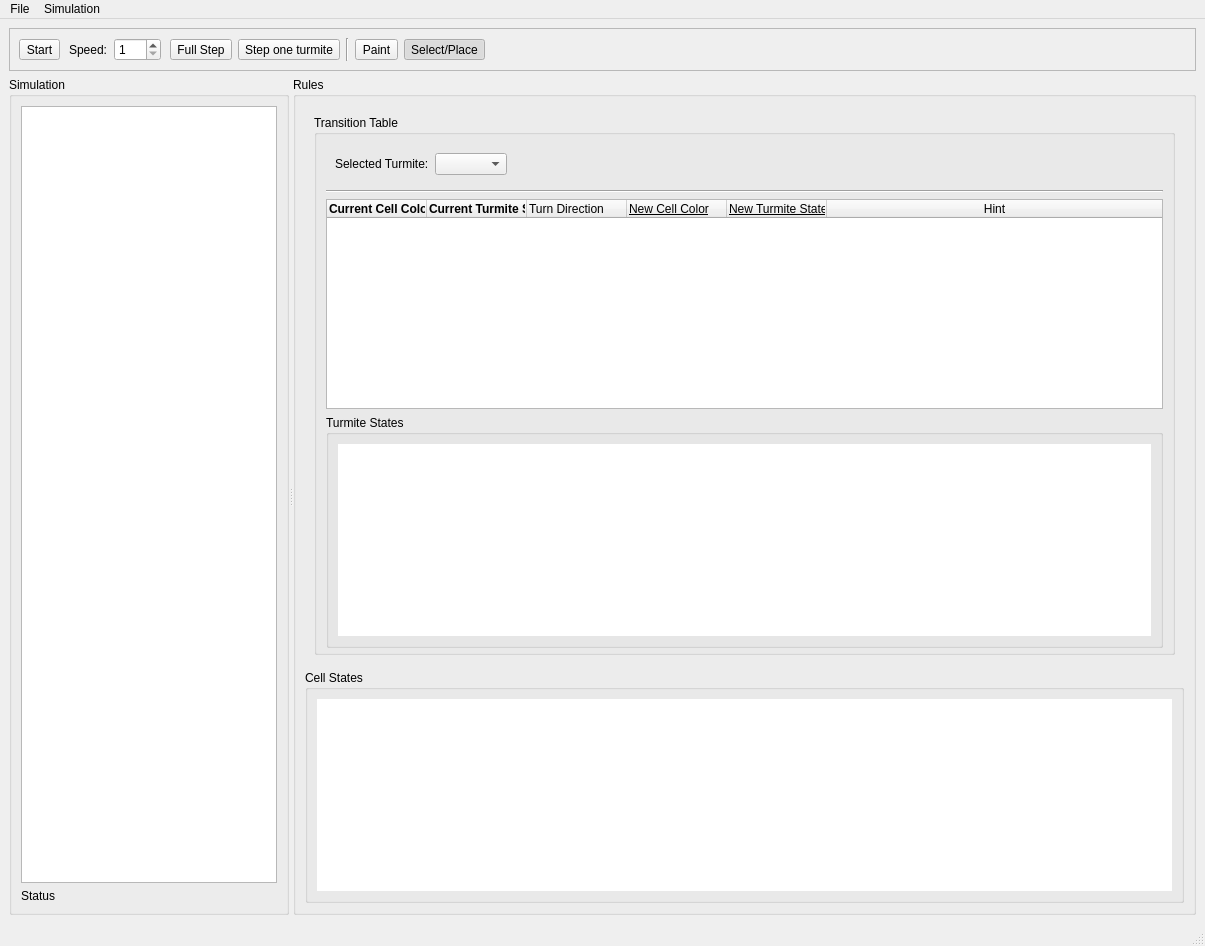
<?xml version="1.0" encoding="UTF-8"?>
<ui version="4.0">
 <class>MainWindow</class>
 <widget class="QMainWindow" name="MainWindow">
  <property name="geometry">
   <rect>
    <x>0</x>
    <y>0</y>
    <width>1205</width>
    <height>946</height>
   </rect>
  </property>
  <property name="sizePolicy">
   <sizepolicy hsizetype="Preferred" vsizetype="Minimum">
    <horstretch>0</horstretch>
    <verstretch>0</verstretch>
   </sizepolicy>
  </property>
  <property name="windowTitle">
   <string>Turmites</string>
  </property>
  <widget class="QWidget" name="centralwidget">
   <layout class="QVBoxLayout" name="verticalLayout" stretch="0,0">
    <property name="sizeConstraint">
     <enum>QLayout::SetDefaultConstraint</enum>
    </property>
    <item>
     <widget class="QFrame" name="toolBarFrame">
      <property name="enabled">
       <bool>true</bool>
      </property>
      <property name="sizePolicy">
       <sizepolicy hsizetype="Preferred" vsizetype="Maximum">
        <horstretch>0</horstretch>
        <verstretch>0</verstretch>
       </sizepolicy>
      </property>
      <property name="frameShape">
       <enum>QFrame::StyledPanel</enum>
      </property>
      <property name="frameShadow">
       <enum>QFrame::Raised</enum>
      </property>
      <layout class="QHBoxLayout" name="horizontalLayout" stretch="0,0,0,0,0,0,0">
       <property name="sizeConstraint">
        <enum>QLayout::SetDefaultConstraint</enum>
       </property>
       <item alignment="Qt::AlignLeft">
        <widget class="QToolButton" name="playToolButton">
         <property name="sizePolicy">
          <sizepolicy hsizetype="Fixed" vsizetype="Fixed">
           <horstretch>0</horstretch>
           <verstretch>0</verstretch>
          </sizepolicy>
         </property>
         <property name="text">
          <string>Start</string>
         </property>
         <property name="checkable">
          <bool>false</bool>
         </property>
         <property name="checked">
          <bool>false</bool>
         </property>
        </widget>
       </item>
       <item>
        <widget class="QFrame" name="frame">
         <property name="frameShape">
          <enum>QFrame::NoFrame</enum>
         </property>
         <property name="frameShadow">
          <enum>QFrame::Plain</enum>
         </property>
         <layout class="QHBoxLayout" name="horizontalLayout_2">
          <property name="leftMargin">
           <number>3</number>
          </property>
          <property name="topMargin">
           <number>0</number>
          </property>
          <property name="rightMargin">
           <number>3</number>
          </property>
          <property name="bottomMargin">
           <number>0</number>
          </property>
          <item>
           <widget class="QLabel" name="label">
            <property name="toolTip">
             <string>Number of full simulation steps per frame</string>
            </property>
            <property name="text">
             <string>Speed:</string>
            </property>
           </widget>
          </item>
          <item>
           <widget class="QSpinBox" name="speedSpinBox">
            <property name="minimum">
             <number>1</number>
            </property>
            <property name="maximum">
             <number>999</number>
            </property>
           </widget>
          </item>
         </layout>
        </widget>
       </item>
       <item>
        <widget class="QToolButton" name="FullStepToolButton">
         <property name="text">
          <string>Full Step</string>
         </property>
        </widget>
       </item>
       <item>
        <widget class="QToolButton" name="StepOneTurmiteToolButton">
         <property name="text">
          <string>Step one turmite</string>
         </property>
        </widget>
       </item>
       <item>
        <widget class="Line" name="line_2">
         <property name="orientation">
          <enum>Qt::Vertical</enum>
         </property>
        </widget>
       </item>
       <item>
        <widget class="QFrame" name="inputControlFrame">
         <property name="frameShape">
          <enum>QFrame::NoFrame</enum>
         </property>
         <property name="frameShadow">
          <enum>QFrame::Raised</enum>
         </property>
         <layout class="QHBoxLayout" name="horizontalLayout_5">
          <property name="leftMargin">
           <number>0</number>
          </property>
          <property name="topMargin">
           <number>0</number>
          </property>
          <property name="rightMargin">
           <number>0</number>
          </property>
          <property name="bottomMargin">
           <number>0</number>
          </property>
          <item>
           <widget class="QToolButton" name="paintToolButton">
            <property name="text">
             <string>Paint</string>
            </property>
            <property name="checkable">
             <bool>true</bool>
            </property>
            <attribute name="buttonGroup">
             <string notr="true">inputControlButtonGroup</string>
            </attribute>
           </widget>
          </item>
          <item>
           <widget class="QToolButton" name="selectToolButton">
            <property name="text">
             <string>Select/Place</string>
            </property>
            <property name="checkable">
             <bool>true</bool>
            </property>
            <property name="checked">
             <bool>true</bool>
            </property>
            <attribute name="buttonGroup">
             <string notr="true">inputControlButtonGroup</string>
            </attribute>
           </widget>
          </item>
         </layout>
        </widget>
       </item>
       <item>
        <spacer name="horizontalSpacer">
         <property name="orientation">
          <enum>Qt::Horizontal</enum>
         </property>
         <property name="sizeHint" stdset="0">
          <size>
           <width>40</width>
           <height>20</height>
          </size>
         </property>
        </spacer>
       </item>
      </layout>
     </widget>
    </item>
    <item>
     <widget class="QSplitter" name="splitter">
      <property name="sizePolicy">
       <sizepolicy hsizetype="Preferred" vsizetype="Expanding">
        <horstretch>0</horstretch>
        <verstretch>0</verstretch>
       </sizepolicy>
      </property>
      <property name="orientation">
       <enum>Qt::Horizontal</enum>
      </property>
      <widget class="QGroupBox" name="simulationGroupBox">
       <property name="sizePolicy">
        <sizepolicy hsizetype="Preferred" vsizetype="Preferred">
         <horstretch>0</horstretch>
         <verstretch>0</verstretch>
        </sizepolicy>
       </property>
       <property name="title">
        <string>Simulation</string>
       </property>
       <layout class="QGridLayout" name="gridLayout_2">
        <item row="0" column="0">
         <widget class="QGraphicsView" name="SimulationView"/>
        </item>
        <item row="1" column="0">
         <widget class="QLabel" name="graphicsStatusLabel">
          <property name="text">
           <string>Status</string>
          </property>
         </widget>
        </item>
       </layout>
      </widget>
      <widget class="QGroupBox" name="rulesGroupBox">
       <property name="sizePolicy">
        <sizepolicy hsizetype="Preferred" vsizetype="Preferred">
         <horstretch>1</horstretch>
         <verstretch>0</verstretch>
        </sizepolicy>
       </property>
       <property name="title">
        <string>Rules</string>
       </property>
       <property name="checkable">
        <bool>false</bool>
       </property>
       <layout class="QVBoxLayout" name="verticalLayout_3">
        <item>
         <widget class="QFrame" name="turmiteSpecificFrame">
          <property name="frameShape">
           <enum>QFrame::NoFrame</enum>
          </property>
          <property name="frameShadow">
           <enum>QFrame::Raised</enum>
          </property>
          <layout class="QHBoxLayout" name="horizontalLayout_3">
           <item>
            <widget class="QGroupBox" name="transitionTableGroupBox">
             <property name="sizePolicy">
              <sizepolicy hsizetype="Expanding" vsizetype="MinimumExpanding">
               <horstretch>0</horstretch>
               <verstretch>0</verstretch>
              </sizepolicy>
             </property>
             <property name="title">
              <string>Transition Table</string>
             </property>
             <property name="flat">
              <bool>false</bool>
             </property>
             <property name="checkable">
              <bool>false</bool>
             </property>
             <property name="checked">
              <bool>false</bool>
             </property>
             <layout class="QVBoxLayout" name="verticalLayout_5">
              <property name="bottomMargin">
               <number>4</number>
              </property>
              <item>
               <widget class="QFrame" name="frame_2">
                <property name="frameShape">
                 <enum>QFrame::NoFrame</enum>
                </property>
                <property name="frameShadow">
                 <enum>QFrame::Raised</enum>
                </property>
                <layout class="QHBoxLayout" name="horizontalLayout_4">
                 <item>
                  <widget class="QLabel" name="label_2">
                   <property name="text">
                    <string>Selected Turmite:</string>
                   </property>
                  </widget>
                 </item>
                 <item>
                  <widget class="QComboBox" name="selectedTurmiteComboBox"/>
                 </item>
                 <item>
                  <spacer name="horizontalSpacer_2">
                   <property name="orientation">
                    <enum>Qt::Horizontal</enum>
                   </property>
                   <property name="sizeHint" stdset="0">
                    <size>
                     <width>40</width>
                     <height>20</height>
                    </size>
                   </property>
                  </spacer>
                 </item>
                </layout>
               </widget>
              </item>
              <item>
               <widget class="Line" name="line">
                <property name="orientation">
                 <enum>Qt::Horizontal</enum>
                </property>
               </widget>
              </item>
              <item>
               <widget class="QTableWidget" name="transitionTableTableWidget">
                <property name="styleSheet">
                 <string notr="true">QTableWidget::item { padding: 0px }</string>
                </property>
                <property name="selectionMode">
                 <enum>QAbstractItemView::NoSelection</enum>
                </property>
                <property name="rowCount">
                 <number>0</number>
                </property>
                <property name="columnCount">
                 <number>6</number>
                </property>
                <attribute name="horizontalHeaderVisible">
                 <bool>true</bool>
                </attribute>
                <attribute name="horizontalHeaderCascadingSectionResizes">
                 <bool>false</bool>
                </attribute>
                <attribute name="horizontalHeaderHighlightSections">
                 <bool>true</bool>
                </attribute>
                <attribute name="horizontalHeaderShowSortIndicator" stdset="0">
                 <bool>false</bool>
                </attribute>
                <attribute name="horizontalHeaderStretchLastSection">
                 <bool>true</bool>
                </attribute>
                <column>
                 <property name="text">
                  <string>Current Cell Color</string>
                 </property>
                 <property name="font">
                  <font>
                   <weight>75</weight>
                   <bold>true</bold>
                  </font>
                 </property>
                 <property name="textAlignment">
                  <set>AlignLeading|AlignVCenter</set>
                 </property>
                </column>
                <column>
                 <property name="text">
                  <string>Current Turmite State</string>
                 </property>
                 <property name="font">
                  <font>
                   <weight>75</weight>
                   <bold>true</bold>
                  </font>
                 </property>
                 <property name="textAlignment">
                  <set>AlignLeading|AlignVCenter</set>
                 </property>
                </column>
                <column>
                 <property name="text">
                  <string>Turn Direction</string>
                 </property>
                 <property name="textAlignment">
                  <set>AlignLeading|AlignVCenter</set>
                 </property>
                </column>
                <column>
                 <property name="text">
                  <string>New Cell Color</string>
                 </property>
                 <property name="font">
                  <font>
                   <underline>true</underline>
                  </font>
                 </property>
                 <property name="textAlignment">
                  <set>AlignLeading|AlignVCenter</set>
                 </property>
                </column>
                <column>
                 <property name="text">
                  <string>New Turmite State</string>
                 </property>
                 <property name="font">
                  <font>
                   <underline>true</underline>
                  </font>
                 </property>
                 <property name="textAlignment">
                  <set>AlignLeading|AlignVCenter</set>
                 </property>
                </column>
                <column>
                 <property name="text">
                  <string>Hint</string>
                 </property>
                </column>
               </widget>
              </item>
              <item>
               <widget class="QGroupBox" name="turmiteStatesGroupBox">
                <property name="sizePolicy">
                 <sizepolicy hsizetype="Preferred" vsizetype="Fixed">
                  <horstretch>0</horstretch>
                  <verstretch>0</verstretch>
                 </sizepolicy>
                </property>
                <property name="title">
                 <string>Turmite States</string>
                </property>
                <property name="flat">
                 <bool>true</bool>
                </property>
                <layout class="QVBoxLayout" name="verticalLayout_4">
                 <item>
                  <widget class="QTableWidget" name="turmiteStatesTableWidget">
                   <property name="sizePolicy">
                    <sizepolicy hsizetype="Expanding" vsizetype="Maximum">
                     <horstretch>0</horstretch>
                     <verstretch>0</verstretch>
                    </sizepolicy>
                   </property>
                   <property name="styleSheet">
                    <string notr="true">QTableWidget::item { padding: 0px }</string>
                   </property>
                   <property name="frameShape">
                    <enum>QFrame::NoFrame</enum>
                   </property>
                   <property name="selectionMode">
                    <enum>QAbstractItemView::NoSelection</enum>
                   </property>
                   <property name="showGrid">
                    <bool>false</bool>
                   </property>
                   <property name="rowCount">
                    <number>1</number>
                   </property>
                   <property name="columnCount">
                    <number>0</number>
                   </property>
                   <attribute name="horizontalHeaderVisible">
                    <bool>false</bool>
                   </attribute>
                   <attribute name="verticalHeaderVisible">
                    <bool>false</bool>
                   </attribute>
                   <row/>
                  </widget>
                 </item>
                </layout>
               </widget>
              </item>
             </layout>
            </widget>
           </item>
          </layout>
         </widget>
        </item>
        <item>
         <widget class="QGroupBox" name="cellStatesGroupBox">
          <property name="enabled">
           <bool>true</bool>
          </property>
          <property name="sizePolicy">
           <sizepolicy hsizetype="Preferred" vsizetype="Fixed">
            <horstretch>0</horstretch>
            <verstretch>0</verstretch>
           </sizepolicy>
          </property>
          <property name="title">
           <string>Cell States</string>
          </property>
          <property name="flat">
           <bool>true</bool>
          </property>
          <layout class="QVBoxLayout" name="verticalLayout_2">
           <item>
            <widget class="QTableWidget" name="cellStatesTableWidget">
             <property name="sizePolicy">
              <sizepolicy hsizetype="Preferred" vsizetype="Maximum">
               <horstretch>0</horstretch>
               <verstretch>0</verstretch>
              </sizepolicy>
             </property>
             <property name="styleSheet">
              <string notr="true">QTableWidget::item { padding: 0px }</string>
             </property>
             <property name="frameShape">
              <enum>QFrame::NoFrame</enum>
             </property>
             <property name="selectionMode">
              <enum>QAbstractItemView::NoSelection</enum>
             </property>
             <property name="showGrid">
              <bool>false</bool>
             </property>
             <property name="rowCount">
              <number>1</number>
             </property>
             <property name="columnCount">
              <number>0</number>
             </property>
             <attribute name="horizontalHeaderVisible">
              <bool>false</bool>
             </attribute>
             <attribute name="verticalHeaderVisible">
              <bool>false</bool>
             </attribute>
             <row/>
            </widget>
           </item>
          </layout>
         </widget>
        </item>
       </layout>
      </widget>
     </widget>
    </item>
   </layout>
  </widget>
  <widget class="QMenuBar" name="menubar">
   <property name="geometry">
    <rect>
     <x>0</x>
     <y>0</y>
     <width>1205</width>
     <height>30</height>
    </rect>
   </property>
   <widget class="QMenu" name="menuFile">
    <property name="title">
     <string>File</string>
    </property>
    <widget class="QMenu" name="menuSave">
     <property name="title">
      <string>Save or Export</string>
     </property>
     <addaction name="actionSaveProject"/>
     <addaction name="actionSaveSimulationView"/>
     <addaction name="actionSaveRules"/>
    </widget>
    <addaction name="menuSave"/>
    <addaction name="actionOpen"/>
    <addaction name="separator"/>
    <addaction name="actionQuit"/>
   </widget>
   <widget class="QMenu" name="menuSimulation">
    <property name="title">
     <string>Simulation</string>
    </property>
    <addaction name="actionPlay"/>
    <addaction name="separator"/>
    <addaction name="actionFullStep"/>
    <addaction name="actionStepOneTurmite"/>
   </widget>
   <addaction name="menuFile"/>
   <addaction name="menuSimulation"/>
  </widget>
  <widget class="QStatusBar" name="statusbar"/>
  <action name="actionQuit">
   <property name="text">
    <string>Quit</string>
   </property>
  </action>
  <action name="actionSaveSimulationView">
   <property name="text">
    <string>Simulation View</string>
   </property>
  </action>
  <action name="actionSaveRules">
   <property name="text">
    <string>Rules</string>
   </property>
  </action>
  <action name="actionSaveProject">
   <property name="text">
    <string>Project</string>
   </property>
  </action>
  <action name="actionFullStep">
   <property name="text">
    <string>Full step</string>
   </property>
  </action>
  <action name="actionStepOneTurmite">
   <property name="text">
    <string>Step one turmite</string>
   </property>
  </action>
  <action name="actionPlay">
   <property name="text">
    <string>Start</string>
   </property>
  </action>
  <action name="actionOpenProject">
   <property name="text">
    <string>Project</string>
   </property>
  </action>
  <action name="actionOpenSimulationView">
   <property name="text">
    <string>Simulation View</string>
   </property>
  </action>
  <action name="actionOpenRules">
   <property name="text">
    <string>Rules</string>
   </property>
  </action>
  <action name="actionOpen">
   <property name="text">
    <string>Open</string>
   </property>
  </action>
 </widget>
 <resources/>
 <connections/>
 <buttongroups>
  <buttongroup name="inputControlButtonGroup"/>
 </buttongroups>
</ui>
